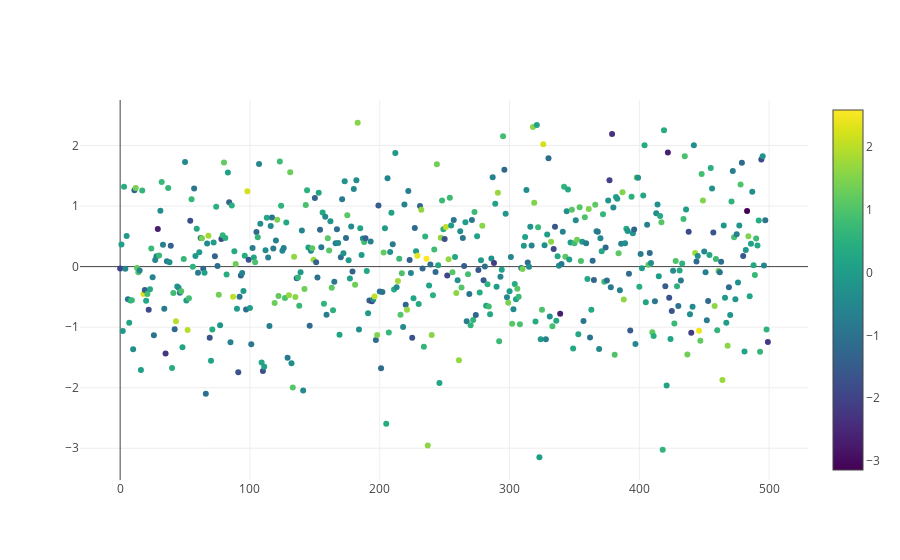

Notebook code for this chart:
### Code cell
trace1 = go.Scatter(
    y = np.random.randn(500),
    mode='markers',
    marker=dict(
        size=6,
        color = np.random.randn(500), #set color equal to a variable
        colorscale='Viridis',
        showscale=True
    )
)
data = [trace1]

iplot(data)

### Figure 1 — Plotly figure (JSON) as saved in the notebook; plotly's stock layout.template omitted (floating-point values rounded to 4 significant figures; data arrays with more than 128 entries replaced by an {"elided": "..."} marker saying what was removed)
{"data": [{"marker": {"color": {"elided": "500 float values"}, "colorscale": "Viridis", "showscale": true, "size": 6}, "mode": "markers", "type": "scatter", "uid": "9e36e74e-c8e2-11e8-a93f-02ccb4a0b651", "y": {"elided": "500 float values"}}], "layout": {}}
